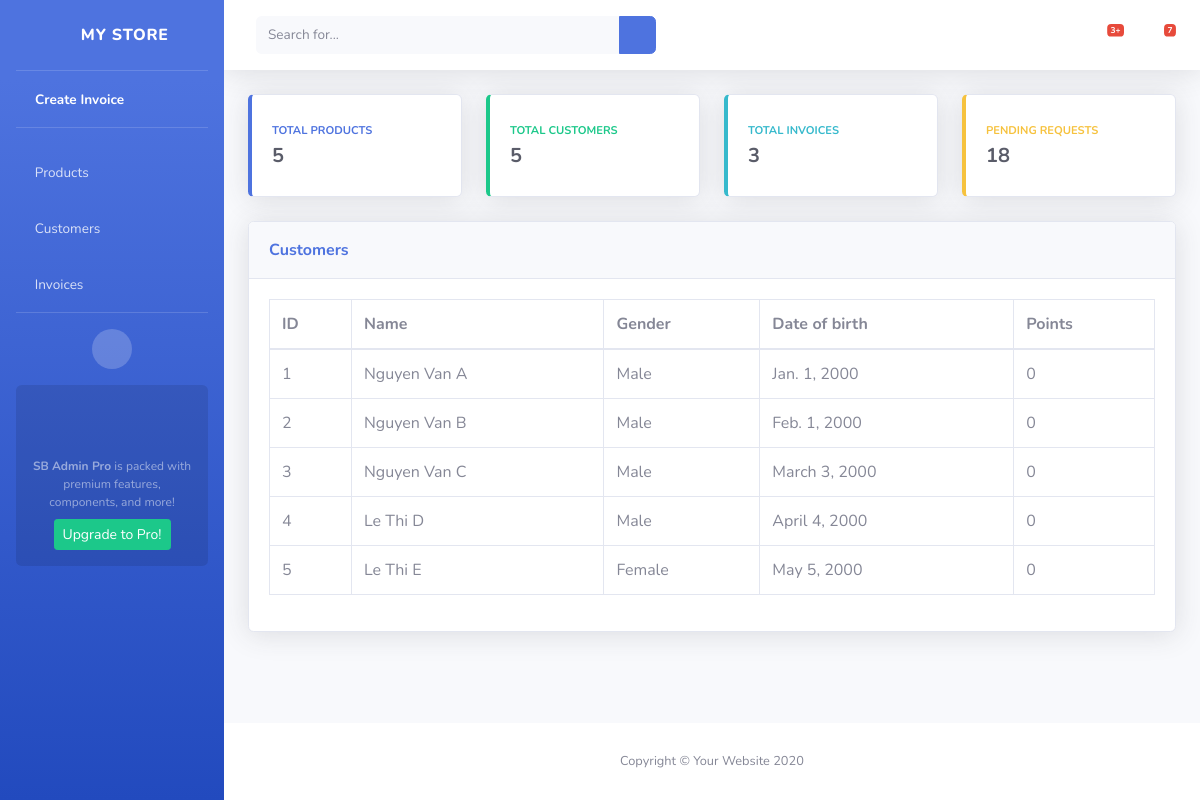
The app's page /view_customer/, older data.
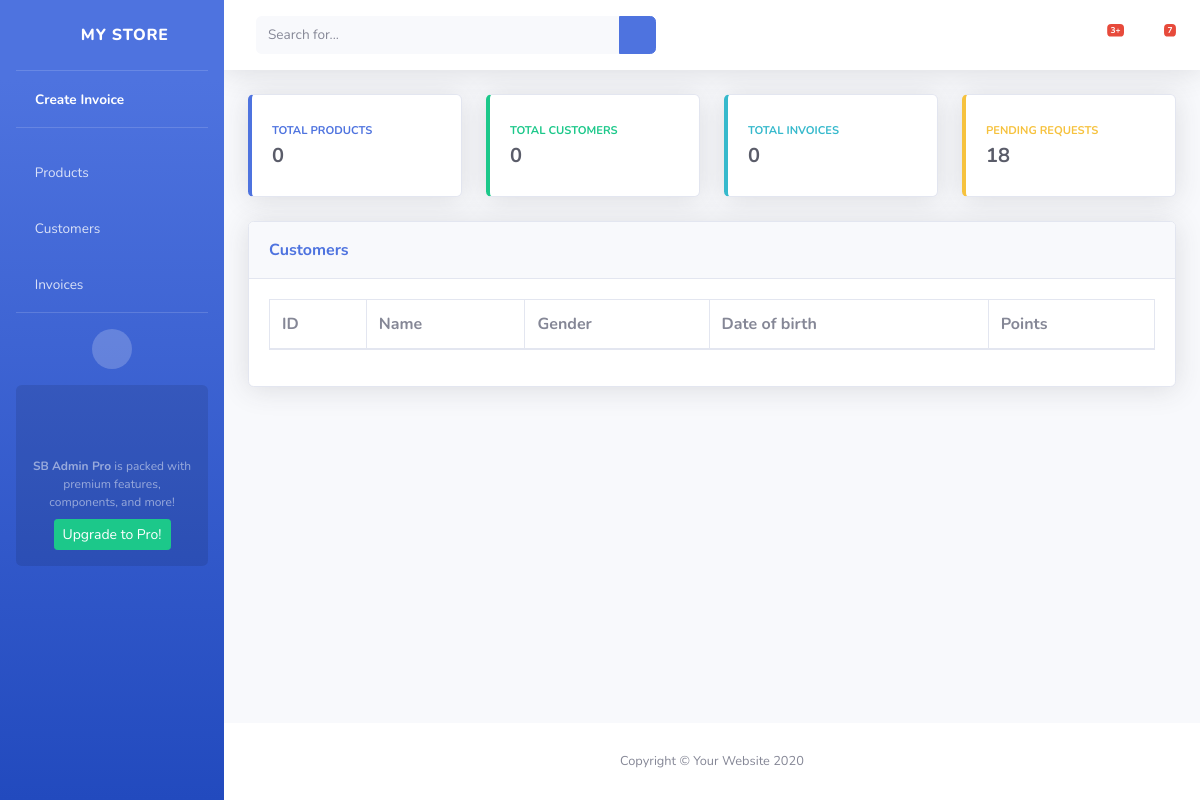
The same page, newer data.
### invoice/models.py (models this page shows, shortened)
class Customer(models.Model):
    GENDER_CHOICES = (
        ('Male', 'Male'),
        ('Female', 'Female'),
        ('Others', 'Others'),
    )
    customer_name = models.CharField(max_length=255)
    customer_gender = models.CharField(max_length=50, choices=GENDER_CHOICES)
    customer_dob = models.DateField()
    customer_points = models.IntegerField()

### invoice/views.py (the view)
# urls.py: path('view_customer/', views.view_customer, name='view_customer'),
def view_customer(request):
    total_product = Product.objects.count()
    total_customer = Customer.objects.count()
    total_invoice = Invoice.objects.count()
    customer = Customer.objects.all()
    context = {
        'total_product': total_product,
        'total_customer': total_customer,
        'total_invoice': total_invoice,
        'customer': customer,
    }
    return render(request, 'invoice/view_customer.html', context)

### invoice/templates/invoice/view_customer.html
{% extends "invoice/base/base.html" %}
{% block content %}
<div class="row">
    <div class="col-xl-12 col-lg-7">
        <div class="card shadow mb-4">
            <div class="card-header py-3 d-flex flex-row align-items-center justify-content-between">
                <label class="m-0 font-weight-bold text-primary">Customers</label>
            </div>
            <div class="card-body">
                <div class="table-responsive">
                    <table class="table table-bordered" id="dataTable" width="100%" cellspacing="0">
                        <thead>
                            <tr>
                                <th>ID</th>
                                <th>Name</th>
                                <th>Gender</th>
                                <th>Date of birth</th>
                                <th>Points</th>
                            </tr>
                        </thead>
                        <tbody>
                            {% for i in customer %}
                            <tr>
                                <td>{{i.id}}</td>
                                <td>{{i.customer_name}}</td>
                                <td>{{i.customer_gender}}</td>
                                <td>{{i.customer_dob}}</td>
                                <td>{{i.customer_points}}</td>
                            </tr>
                            {% endfor %}
                        </tbody>
                    </table>
                </div>
            </div>
        </div>
    </div>
</div>
{% endblock %}

Row changes from the older to the newer data that the page shows:
removed Customer: id "1", customer_name "Nguyen Van A", customer_gender "Male", customer_dob "Jan. 1, 2000", customer_points "0"
removed Customer: id "2", customer_name "Nguyen Van B", customer_gender "Male", customer_dob "Feb. 1, 2000", customer_points "0"
removed Customer: id "3", customer_name "Nguyen Van C", customer_gender "Male", customer_dob "March 3, 2000", customer_points "0"
removed Customer: id "4", customer_name "Le Thi D", customer_gender "Male", customer_dob "April 4, 2000", customer_points "0"
removed Customer: id "5", customer_name "Le Thi E", customer_gender "Female", customer_dob "May 5, 2000", customer_points "0"
Text that changed along with them:
{{ total_product }}: "5" → "0"
{{ total_customer }}: "5" → "0"
{{ total_invoice }}: "3" → "0"
